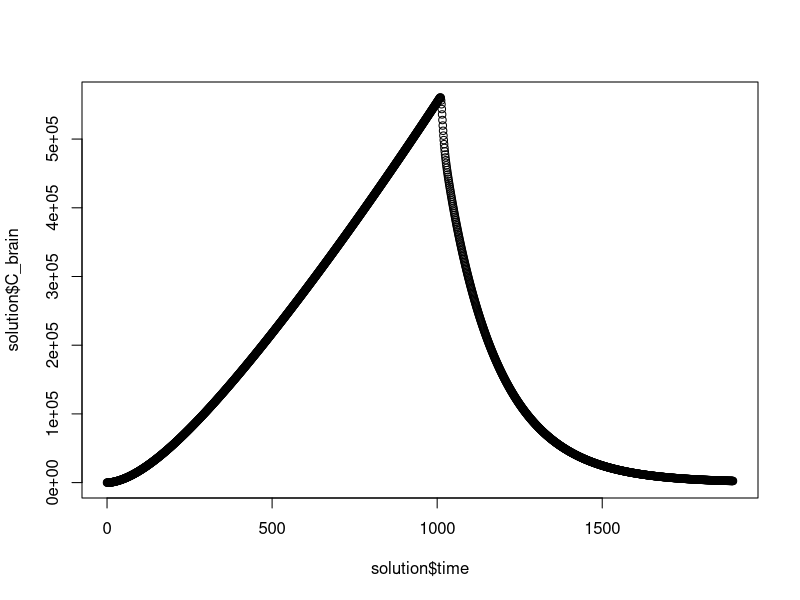

The R script that drew this image:
library(deSolve)

create.params <- function(user.input){
  with(as.list(user.input),{
    T_C <- 18.6 # Temperature in Celsium 
    T_K <- T_C + 273 # Temperature in Kelvin
    # Biometric parameters 
    Lm <- 59.68 # Maximum length - cm 
    f <- 0.90 # Ad-libitum fraction - unitless
    k <- 8.73e-03 # Growth rate - cm/h
    a_bio <- 1.08e-05 # Constant in the allometric growth equation - unitelss
    b_bio <- 3.03 # Constant in the allometric growth equation - unitelss
    
    TA <- 6930 # Arrhenius temperature - K
    T_ref <- 279.2 #  Temperature at which F_cardref was recorded - K
    # Correction by Arrhenius function for F_card
    KT <- exp((TA/T_K) - (TA/T_ref))
    
    F_card_ref <- 1.19 # Cardiac output reference - L/h/kg
    BW_f_card_ref <- 0.27 # Body weight reference at which F_cardref was - kg
    plasma <- 0.7 # Fraction of plasma in trout
    
    Free <- 3.2e-02 # Free PFOS in plasma
    
    # frac_i: Relative arterial blood fraction to tissue i - unitless
    frac_liver <- 0.04
    frac_muscle <- 0.655
    frac_kidney <- 0.071
    frac_viscera <- 0.069
    frac_brain <- 0.055
    frac_skin <- 0.073
    frac_gill <- 0.0002
    
    # Sc_i: Fraction of body weight - unitless
    sc_blood <- 0.045
    sc_liver <- 0.012
    sc_muscle <- 0.566
    sc_kidney <- 0.016
    sc_viscera <- 0.051
    sc_brain <- 0.001
    sc_skin <- 0.064
    sc_gill <- 0.020
    sc_lumen <- 0.001
    sc_carcass <- 1 - (sc_blood + sc_liver + sc_muscle + sc_kidney + sc_viscera + sc_brain + 
                         sc_skin + sc_gill + sc_lumen)
    
    # Partition coefficients
    P_liver <- 2.09
    P_muscle <- 0.15
    P_kidney <- 0.60
    P_viscera <- 0.75
    P_brain <- 0.64
    P_skin <- 0.40
    P_gill <- 0.25
    P_carcass <- 0.00129
    
    Cl_urine <- 0.18e-05 # Urinary excretion L/h
    Cl_bile <- 2.16e-03 # Biliary excretion L/h
    Cl_feces <- 2.62e-04 # Fecal excretion L/h
    Ku <- 0.13 # Absorption rate constant 1/h
    
    a <- 0.6 #Fraction of muscle going to kidney
    b <- 0.9 #Fraction of skin going to kidney
    
    return(list('Lm'=Lm, 'f'=f, 'k'=k, 'a_bio'=a_bio, 'b_bio'=b_bio, 'a'=a, 'b'=b,
                'KT'=KT, 'F_card_ref'=F_card_ref, 'BW_f_card_ref'=BW_f_card_ref,
                'plasma'=plasma, 'Free'=Free, 'frac_liver'=frac_liver,
                'frac_muscle'=frac_muscle, 'frac_kidney'=frac_kidney,
                'frac_viscera'=frac_viscera, 'frac_brain'=frac_brain,
                'frac_skin'=frac_skin, 'frac_gill'=frac_gill,
                'sc_blood'=sc_blood, 'sc_liver'=sc_liver,
                'sc_muscle'=sc_muscle, 'sc_kidney'=sc_kidney,
                'sc_viscera'=sc_viscera, 'sc_brain'=sc_brain,
                'sc_skin'=sc_skin, 'sc_gill'=sc_gill,
                'sc_lumen'=sc_lumen, 'sc_carcass'=sc_carcass,
                'P_liver'=P_liver, 'P_muscle'=P_muscle, 'P_kidney'=P_kidney,
                'P_viscera'=P_viscera, 'P_brain'=P_brain, 'P_skin'=P_skin, 
                'P_gill'=P_gill, 'P_carcass'=P_carcass, 
                'Cl_urine'=Cl_urine, 'Cl_bile'=Cl_bile,
                'Cl_feces'=Cl_feces, 'Ku'=Ku, 
                'L_0'=L_0, 'BW_0'=BW_0,
                'food_frac'=food_frac, 'C_food'=C_food))
  })
}

create.inits <- function(parameters){
  with(as.list(parameters),{
    Q_art<-0; Q_ven<-0; Q_kidney<-0;
    Q_excret_urine<-0; Q_liver<-0;
    Q_excret_bile<-0; Q_viscera<-0;
    Q_lumen_1<-0; Q_lumen_2<-0;
    Q_excret_feces<-0; Q_brain<-0;
    Q_gill<-0; Q_muscle<-0; Q_skin<-0;
    Q_carcass<-0; L<-L_0; Q_food <- BW_0*food_frac*C_food*1000/24
    
    return(c('Q_art'=Q_art, 'Q_ven'=Q_ven, 'Q_kidney'=Q_kidney,
             'Q_excret_urine'=Q_excret_urine, 'Q_liver'=Q_liver,
             'Q_excret_bile'=Q_excret_bile, 'Q_viscera'=Q_viscera,
             'Q_lumen_1'=Q_lumen_1, 'Q_lumen_2'=Q_lumen_2,
             'Q_excret_feces'=Q_excret_feces, 'Q_brain'=Q_brain,
             'Q_gill'=Q_gill, 'Q_muscle'=Q_muscle, 'Q_skin'=Q_skin,
             'Q_carcass'=Q_carcass,'L'=L, 'Q_food'=Q_food))
  })
}

create.events <- function(parameters){
  with(as.list(parameters),{
    
  })
}

custom.func <- function(parameters){
  with(as.list(parameters),{
    
  })
}

ode.func <- function(time,inits, params){
  with(as.list(c(inits, params)),{
    
    # Rainbow trout length in cm
    dL <- k*f*(1-L/Lm) 
    # Calculate the total body weight in kg
    BW = a_bio*L^b_bio
    
    # F_card: Cardiac output - L/h
    F_card <- F_card_ref * KT *(BW/BW_f_card_ref)^(-0.1)*BW*plasma
    
    # Calculate the blood flows of the compartment - L/h
    F_liver <- F_card*frac_liver
    F_muscle <- F_card*frac_muscle
    F_kidney <- F_card*frac_kidney
    F_viscera <- F_card*frac_viscera
    F_brain <- F_card*frac_brain
    F_skin <- F_card*frac_skin
    F_gill <- F_card*frac_gill
    F_carcass <- F_card - (F_liver+F_muscle+F_kidney+F_viscera+F_brain+F_skin+F_gill)

    # Calculate the weight of the organs - kg
    w_blood <- sc_blood*BW
    w_art <- w_blood*1/3
    w_ven <- w_blood*2/3
    w_liver <- sc_liver*BW
    w_muscle <- sc_muscle*BW
    w_kidney <- sc_kidney*BW
    w_viscera <- sc_viscera*BW
    w_brain <- sc_brain*BW
    w_skin <- sc_skin*BW
    w_gill <- sc_gill*BW
    w_lumen <- sc_lumen*BW
    w_carcass <- sc_carcass*BW
    
    # Calculate concentrations - ng/kg
    C_art <- Q_art/w_art
    C_venous <- Q_ven/w_ven
    C_kidney <- Q_kidney/w_kidney
    C_liver <- Q_liver/w_liver
    C_viscera <- Q_viscera/w_viscera
    C_brain <- Q_brain/w_brain
    C_gill <- Q_gill/w_gill
    C_muscle <- Q_muscle/w_muscle
    C_skin <- Q_skin/w_skin
    C_carcass <- Q_carcass/w_carcass
    C_lumen_1 <- Q_lumen_1/w_lumen
    C_lumen_2 <- Q_lumen_2/w_lumen
    
    
    # Arterial blood
    dQ_art <- Free*F_card*C_venous - F_liver*C_art - F_muscle*C_art - F_brain*C_art -
              F_viscera*C_art - F_kidney*C_art - F_skin*C_art - F_gill*C_art - F_carcass*C_art
    
    # Venous blood
    dQ_ven <-  - Free*F_card*C_venous + #dQ_admin_water - dQ_excret_water
      (F_liver + F_viscera)*C_liver/P_liver + (1-a)*F_muscle*C_muscle/P_muscle +
      F_brain*C_brain/P_brain + (a*F_muscle+b*F_skin+F_kidney)*C_kidney/P_kidney + F_gill*C_gill/P_gill + 
      (1-b)*F_skin*C_skin/P_skin + F_carcass*C_carcass/P_carcass
    
    # Kidney 
    dQ_kidney <- F_kidney*Free*C_art + a*F_muscle*C_muscle/P_muscle + 
      b*F_skin*C_skin/P_skin - (a*F_muscle + b*F_skin + F_kidney)*C_kidney/P_kidney - Cl_urine*Free*C_kidney/P_kidney 
    
    # Amount excreted via urine
    dQ_excret_urine <- Cl_urine*Free*C_kidney/P_kidney
                  
    # Liver
    dQ_liver <- F_liver*Free*C_art + F_viscera*C_viscera/P_viscera - 
      (F_liver + F_viscera)*C_liver/P_liver - Cl_bile*Free*C_liver
    
    # Bile elimination 
    dQ_excret_bile <- Cl_bile*Free*C_liver
    
    # Viscera
    dQ_viscera <- F_viscera*(C_art-C_viscera/P_viscera) + Ku*Q_lumen_1
    
    dQ_food <- BW*food_frac*C_food*1000/24
    
    # Gut lumen 1
    if(time < 42*24){
      dQ_lumen_1 <- Q_food - Ku*Q_lumen_1 -Cl_feces*C_lumen_1
    }else{
      dQ_lumen_1 <- - Ku*Q_lumen_1 -Cl_feces*C_lumen_1
    }
    
    # Gut lumen 2
    dQ_lumen_2 <- Cl_bile*Free*C_liver - Cl_feces*C_lumen_2
    
    # Amount excreted via feces
    dQ_excret_feces <- Cl_feces*(C_lumen_1 + C_lumen_2)
    
    # Brain
    dQ_brain <- F_brain*Free*(C_art-C_brain/P_brain)
    
    # Gill
    dQ_gill <- F_gill*Free*(C_art-C_gill/P_gill)
    
    # Muscle
    dQ_muscle <- F_muscle*Free*(C_art-C_muscle/P_muscle)
    
    # Skin
    dQ_skin <- F_skin*Free*(C_art-C_skin/P_skin)
    
    # Carcass
    dQ_carcass <- F_carcass*Free*(C_art-C_carcass/P_carcass)
    
    return(list(c('dQ_art'=dQ_art, 'dQ_ven'=dQ_ven, 'dQ_kidney'=dQ_kidney,
                  'dQ_excret_urine'=dQ_excret_urine, 'dQ_liver'=dQ_liver,
                  'dQ_excret_bile'=dQ_excret_bile, 'dQ_viscera'=dQ_viscera,
                  'dQ_lumen_1'=dQ_lumen_1, 'dQ_lumen_2'=dQ_lumen_2,
                  'dQ_excret_feces'=dQ_excret_feces, 'dQ_brain'=dQ_brain,
                  'dQ_gill'=dQ_gill, 'dQ_muscle'=dQ_muscle, 'dQ_skin'=dQ_skin,
                  'dQ_carcass'=dQ_carcass, 'dL'=dL, 'dQ_food'=dQ_food), 
                'C_art'=C_art, 'C_venous'=C_venous, 'C_kidney'=C_kidney,
                'C_liver'=C_liver, 'C_brain'=C_brain, 'C_gill'=C_gill,
                'C_muscle'=C_muscle, 'C_skin'=C_skin, 'C_carcass'=C_carcass))
  })
}


BW_0 <- 0.32 # initial body weight in kg  
L_0 <- mean(c(280,328,328,328,280))/10 # average initial length in cm
C_food <- 462.5 # ng/g food
food_frac <- 1/100 # of total BW once per day
sample_time <- seq(0, (42+37)*24, 1) 


user.input <- list('BW_0'=BW_0,
                   'L_0'=L_0,
                   'food_frac'=food_frac,
                   'C_food'=C_food)

params <- create.params(user.input)
inits <- create.inits(params)
#events <- create.events(params)

solution <- data.frame(ode(times = sample_time,  func = ode.func, y = inits, parms = params,
                           #events = events,
                           method="lsodes",rtol = 1e-05, atol = 1e-05))

plot(solution$time, solution$C_brain)
